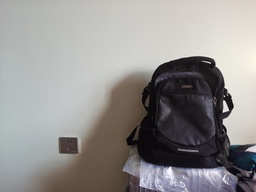
#> input picture pics/bag_left.jpg, 256 x 192 px, shrunk from 3648 x 2736 before the run
$ python main.py --pic1 pics/bag_left.jpg --pic2 pics/bag_right.jpg --pic3 pics/bag_right.jpg --pic4 pics/bag_right.jpg --pic5 pics/bag_right.jpg --pic6 pics/bag_right.jpg
#> lines starting #> are read from the running program, lines starting #| are printed output that depends on the picture
### utils.py
import cv2 as cv

READ_FLAG = cv.IMREAD_COLOR

def cv_read(img_path, flag=READ_FLAG):
#> called with img_path = 'pics/bag_left.jpg', flag = 1
    img = cv.imread(img_path, flag)
#> img is the input picture: shape (192, 256, 3); mean B, G, R 144, 145.4, 147.7
    print('reading image: {}, shape: {}'.format(img_path, img.shape))
#| reading image: pics/bag_left.jpg, shape: (192, 256, 3)
    return img

def cv_write(img_path, img):
    print('writing image: {}, shape: {}'.format(img_path, img.shape))
    cv.imwrite(img_path, img)

# [6 lines left out: function cv_show, not called in this run]

### Stitcher.py
import numpy as np
import cv2 as cv
import math
from utils import cv_show, cv_write
from homography import Homography
from matcher import Matcher
from fusion import Fusion
from define import *

class Stitcher:

    def __init__(self):
        pass

    # panoramic image stitching
    def stitch(self, images, ratio=0.75, reprojThresh=4.0, fusionMethod="default"):
#> called with ratio = 0.75, reprojThresh = 4, fusionMethod = 'poisson'
        print("==================Stitching begin==================")
        n = len(images)

        # A B C       0 -> 1 into 1 | -1 -> -2 into -2 |                                                    final: 3 // 2 = 1
        # A B C D     0 -> 1 into 1 | -1 -> -2 into -2 | 1 -> 2 into 2 |                                    final: 4 // 2 = 2
        # A B C D E   0 -> 1 into 1 | -1 -> -2 into -2 | 1 -> 2 into 2 | -2 -> -3 into -3 |                 final: 5 // 2 = 2
        # A B C D E F 0 -> 1 into 1 | -1 -> -2 into -2 | 1 -> 2 into 2 | -2 -> -3 into -3 | 2 -> 3 into 3 | final: 6 // 2 = 3

        i = cnt = 0
        reverse = True
        imageA = imageB = None
        while cnt < n - 1:
            if reverse: # imageA -> imageB
                imageA = images[i]
                imageB = images[i + 1]
                reverse = False
                print("imageA: {} -> imageB: {}".format(i, i + 1))
            else: # imageB -> imageA
                imageA = images[-i - 2]
                imageB = images[-i - 1]
                reverse = True
                print("imageB: {} -> imageA: {}".format(-i - 1, -i - 2))

            # reverse == True: imageB -> imageA (left + H[right])
            # reverse == False: imageA -> imageB (H[left] + right)

            # cylindrical projection (useless feature)
            # imageA = self.cylindricalProjection(imageA)
            # imageB = self.cylindricalProjection(imageB)

            # find the keypoints and descriptors with SIFT
            kpA, desA = self.sift(imageA)
            kpB, desB = self.sift(imageB)

            # match features between the two images
            matcher = Matcher()
            if reverse:
                matches = matcher.knnMatch(desB, desA, ratio)
            else:
                matches = matcher.knnMatch(desA, desB, ratio)

            # # compute the homography between the two sets of matched points
            if reverse:
                (H, status) = self.findHomography(kpB, kpA, matches, reprojThresh)
            else:
                (H, status) = self.findHomography(kpA, kpB, matches, reprojThresh)

            # show the matches
            # matchImage = self.drawMatches(imageA, imageB, kpA, kpB, matches, status)

            # apply a perspective transform to stitch the images together
            result = self.fusion((imageA, imageB), H, fusionMethod, reverse=reverse)
            if reverse:
                images[-i - 2] = result
                i += 1
            else:
                images[i + 1] = result
            cnt += 1
#> this loop made 4 passes
#> pass 1, in sift (call 2), `gray = cv.cvtColor(image, cv.COLOR_BGR2GRAY)`:
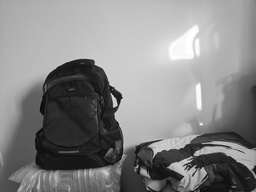
#> gray: shape (192, 256); min 5, max 255, mean 134.8
#> pass 1, in fusion, `result = cv.warpPerspective(imageA, H_pers, (w, h))`:
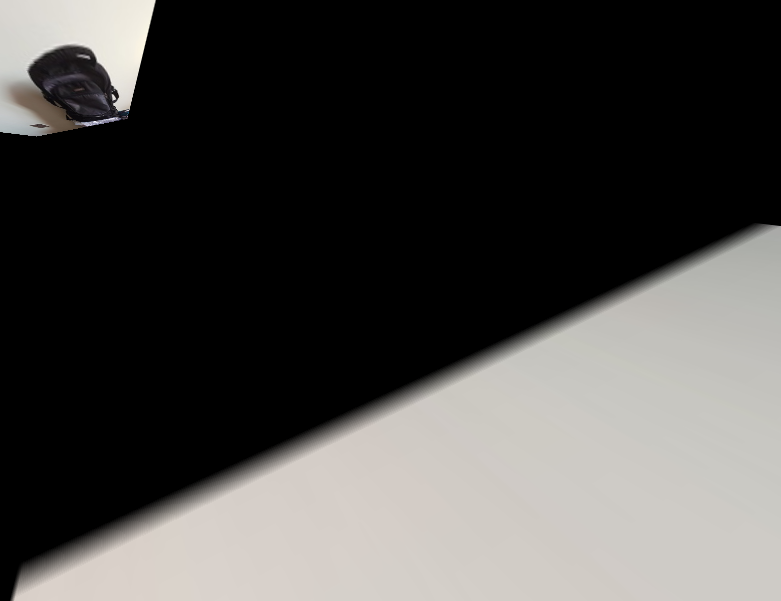
#> result: shape (601, 781, 3); mean B, G, R 70.2, 72.2, 73.6
#> pass 1, in poisson, `result = cv.seamlessClone(image, result, mask, (t[0] + (w_top - t[0]) ..`:
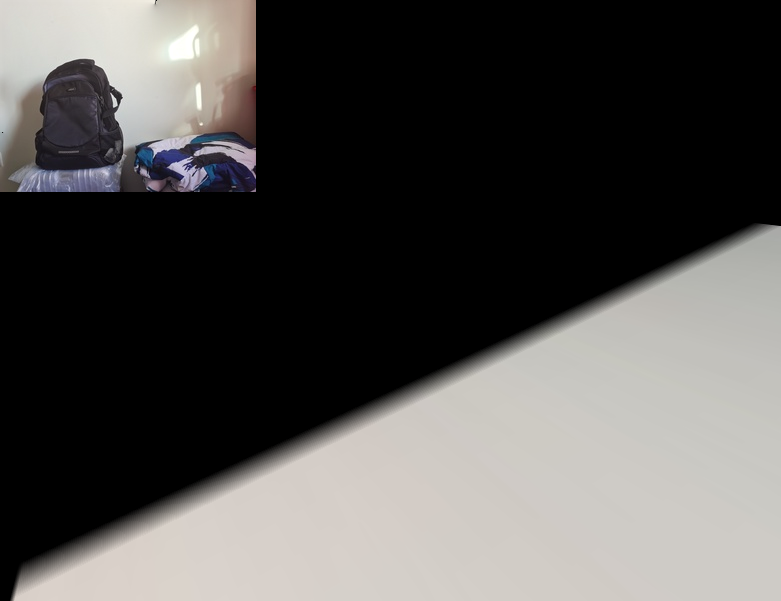
#> result: shape (601, 781, 3); mean B, G, R 79.3, 81.2, 82.9
#> after the loop:
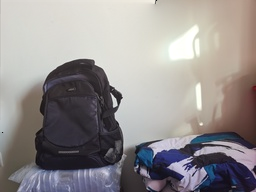
#> imageA: shape (192, 256, 3); mean B, G, R 143.6, 144, 148.8
#> after the loop:
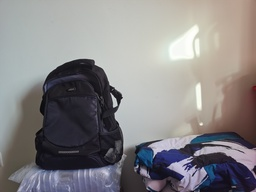
#> imageB: shape (192, 256, 3); mean B, G, R 133.9, 132.9, 135.5

        print("==================Stitching end==================")
        return images[n // 2]

    # do cylindrical projection
    # [16 lines left out: function cylindricalProjection, not called in this run]

    def sift(self, image):
        # from opencv documentation
        gray = cv.cvtColor(image, cv.COLOR_BGR2GRAY)
        descriptor = cv.SIFT_create()
        kp, des = descriptor.detectAndCompute(gray, None)
        kp = np.array([p.pt for p in kp]).astype(np.float32)
        return kp, des

    def findHomography(self, kpA, kpB, matches, reprojThresh):
        print('matches {} keypoints'.format(len(matches)))
        if len(matches) <= 4:
            print("Not enough matches are found")
            return None

        # compute the homography between the two sets of matched points
        ptsA = np.array([kpA[i] for (_, i) in matches]).astype(np.float32)
        ptsB = np.array([kpB[i] for (i, _) in matches]).astype(np.float32)

        # (H, status) = cv.findHomography(ptsA, ptsB, cv.RANSAC, reprojThresh)
        # print("opencv H: {}".format(H))

        homography = Homography()
        (H, status) = homography.findHomography(ptsA, ptsB, cv.RANSAC, reprojThresh) # H is 3x3 homography matrix
        print("our H: {}".format(H))

        return (H, status)

    def fusion(self, images, H, fusionMethod, reverse=False):
        imageA, imageB = images
        h1, w1 = imageA.shape[0], imageA.shape[1]
        h2, w2 = imageB.shape[0], imageB.shape[1]
        m1 = np.array([[[0, 0]],[[0, h1]],[[w1, h1]],[[w1, 0]]]).astype(np.float32)
        m2 = np.array([[[0, 0]],[[0, h2]],[[w2, h2]],[[w2, 0]]]).astype(np.float32)
        m2 = cv.perspectiveTransform(m2, H)
        m = np.concatenate((m1, m2), axis=0)
        xmin, ymin = (np.min(m, axis=0).ravel() - 0.5).astype(np.int32)
        xmax, ymax = (np.max(m, axis=0).ravel() + 0.5).astype(np.int32)
        t = [-xmin, -ymin]
        H_pers = np.array([[1, 0, t[0]],[0, 1, t[1]],[0, 0, 1]]).dot(H) # translate
        h, w = (ymax - ymin, xmax - xmin)

        print('h1: {}, h2: {}, w1: {}, w2: {}'.format(h1, h2, w1, w2))
        print('h: {}, w: {}'.format(h, w))
        print('t: {}'.format(t))

        result = None
        if reverse:
            result = cv.warpPerspective(imageB, H_pers, (w, h)) # 变换右侧图像
        else:
            result = cv.warpPerspective(imageA, H_pers, (w, h)) # 变换左侧图像

        img = imageA if reverse else imageB
        h_top = min(img.shape[0]+t[1], h)
        w_top = min(img.shape[1]+t[0], w)
        fusion = Fusion()
        if fusionMethod == "poisson":
            result = fusion.poisson(result, img, reverse, t, h_top, w_top)
        elif fusionMethod == "weight":
            result = fusion.weigh_fussion(result, img, reverse, t, h_top, w_top)
        elif fusionMethod == "multiband":
            result = fusion.Multiband(result, img, reverse, t, h_top, w_top)
        else:
            result = fusion.simple(result, img, reverse, t, h_top, w_top)
        print('result shape: {}'.format(result.shape))

        BOUND = 4000
        result = result[t[1]:h_top,:,:]
        result = result[:,:BOUND,:] if reverse else result[:,-BOUND:,:]
        result = self.cut(result)

        return result

    def cut(self, result):
        cnt = cut1 = cut2 = 0
        flag = False
        for j in range(0, result.shape[1]): # 从左到右
            cnt = 0
            for i in range(0, result.shape[0]): # 从上到下
                if result[i][j][0] == 0 or result[i][j][1] == 0 or result[i][j][2] == 0:
                    cnt += 1
            if flag == False and cnt < result.shape[0] * 0.8:
                cut1 = j
                flag = True
            elif flag == True and cnt >= result.shape[0] * 0.8:
                cut2 = j
                break
        if cut2 == 0:
            cut2 = result.shape[1]
        result = result[:, cut1:cut2, :]

        cnt = cut1 = cut2 = 0
        flag = False
        for i in range(0, result.shape[0]): # 从左到右
            cnt = 0
            for j in range(0, result.shape[1]): # 从上到下
                if result[i][j][0] == 0 or result[i][j][1] == 0 or result[i][j][2] == 0:
                    cnt += 1
            if flag == False and cnt < result.shape[1] * 0.3:
                cut1 = i
                flag = True
            elif flag == True and cnt >= result.shape[1] * 0.3:
                cut2 = i
                break
        if cut2 == 0:
            cut2 = result.shape[0]
        result = result[cut1:cut2:, :, :]
        return result

    # [19 lines left out: function drawMatches, not called in this run]

### fusion.py
import numpy as np
import cv2 as cv
from utils import cv_show

class Fusion:

	# 泊松融合
	def poisson(self, result, image, reverse, t, h_top, w_top):
		h, w = image.shape[:2]
		for i in range(t[1], h_top):
			for j in range(t[0], w_top):
				if result[i][j][0] == 0 or result[i][j][1] == 0 or result[i][j][2] == 0:
					result[i][j] = image[i-t[1]][j-t[0]]
		mask = 255 * np.ones((h_top - t[1], w_top - t[0]), dtype=image.dtype)
		result = cv.seamlessClone(image, result, mask, (t[0] + (w_top - t[0]) // 2, t[1] + (h_top - t[1]) // 2), cv.NORMAL_CLONE)
		return result


	# 加权融合
	# [133 lines left out: functions weigh_fussion, Multiband, simple, not called in this run]


### homography.py
import cv2 as cv
import numpy as np
import random

class Homography:
    def __init__(self):
        pass

    def checkCoLinear(self, pts):
        x1, y1 = pts[0]
        x2, y2 = pts[1]
        x3, y3 = pts[2]
        return x1*(y2-y3) + x2*(y3-y1) + x3*(y1-y2) == 0

    def doRansac(self, src_pts, dst_pts, sigma):
        # parameters init
        pre_total = 0
        max_iters = 1000
        min_iters = 300
        iters = 2000
        count = src_pts.shape[0]
        P = 0.95
        it = 0

        # result init
        res_H = np.zeros((3, 3))
        res_mask = np.zeros(count)

        while it < min(max_iters, max(iters, min_iters)):
            # select 4 points randomly
            target = random.sample(range(0, count), 4)
            src_pt4 = np.array([src_pts[pt] for pt in target])
            dst_pt4 = np.array([dst_pts[pt] for pt in target])

            # check if collinear
            flag1 = self.checkCoLinear(src_pt4[1:]) and self.checkCoLinear(src_pt4[:3])
            flag2 = self.checkCoLinear(dst_pt4[1:]) and self.checkCoLinear(dst_pt4[:3])
            if (flag1 or flag2):
                continue

            # calculate homography matrix
            mat_H = self.doKernel(src_pt4, dst_pt4)
            if mat_H is None:
                continue

            # count inliers
            cnt = 0
            tmp_mask = np.zeros(count)
            for idx in range(0, count):
                # known points
                org_x, org_y = src_pts[idx]
                tar_x, tar_y = dst_pts[idx]

                # predict points
                pre_x, pre_y, scale = np.matmul(mat_H, [org_x, org_y, 1])
                scale = 1e-15 if abs(scale) < 1e-15 else scale
                pre_x, pre_y = pre_x / scale, pre_y / scale

                # determine if inliers
                if (np.linalg.norm([pre_x - tar_x, pre_y - tar_y]) < sigma):
                    cnt += 1
                    tmp_mask[idx] = 1

            # update result
            if cnt > pre_total:
                # update parameters
                pre_total = cnt
                t = cnt / count
                iters = np.log(1 - P) / np.log(1 - (1 - t) ** 4)

                # update result
                res_H = mat_H
                res_mask = tmp_mask

            # update iterations
            it += 1

        res_mask = np.int32(res_mask.reshape(count, 1))
        print("iter: ", it)
        return res_mask

    def doKernel(self, src_pt4, dst_pt4):
        src_len = src_pt4.shape[0]
        dst_len = dst_pt4.shape[0]

        if (src_len < 4 or dst_len != src_len):
            return None

        # compute center of src and dst
        cs_x, cs_y, cd_x, cd_y = 0, 0, 0, 0
        for i in range(0, src_len):
            cs_x += src_pt4[i, 0]
            cs_y += src_pt4[i, 1]
            cd_x += dst_pt4[i, 0]
            cd_y += dst_pt4[i, 1]

        cs_x /= src_len
        cs_y /= src_len
        cd_x /= dst_len
        cd_y /= dst_len

        # remove center
        ss_x, ss_y, sd_x, sd_y = 0, 0, 0, 0
        for i in range(0, src_len):
            ss_x += np.fabs(src_pt4[i, 0] - cs_x)
            ss_y += np.fabs(src_pt4[i, 1] - cs_y)
            sd_x += np.fabs(dst_pt4[i, 0] - cd_x)
            sd_y += np.fabs(dst_pt4[i, 1] - cd_y)

        # check if zero
        EPS = np.finfo(float).eps
        if np.fabs(ss_x) < EPS or np.fabs(ss_y) < EPS or np.fabs(sd_x) < EPS or np.fabs(sd_y) < EPS:
            return None

        # calculate absolute error
        ss_x = src_len / ss_x
        ss_y = src_len / ss_y
        sd_x = dst_len / sd_x
        sd_y = dst_len / sd_y

        # scale matrixs
        mat_H = np.array([[ss_x, 0, -cs_x * ss_x], [0, ss_y, -cs_y * ss_y], [0, 0, 1]])
        mat_invH = np.array([[1.0 / sd_x, 0, cd_x], [0, 1.0 / sd_y, cd_y], [0, 0, 1]])
        mat_LtL = np.zeros((9, 9))

        for i in range(0, src_len):
            s_x = (src_pt4[i, 0] - cs_x) * ss_x
            s_y = (src_pt4[i, 1] - cs_y) * ss_y
            d_x = (dst_pt4[i, 0] - cd_x) * sd_x
            d_y = (dst_pt4[i, 1] - cd_y) * sd_y

            l_x = np.array([s_x, s_y, 1, 0, 0, 0, -s_x * d_x, -s_y * d_x, -d_x])
            l_y = np.array([0, 0, 0, s_x, s_y, 1, -s_x * d_y, -s_y * d_y, -d_y])

            for j in range(0, 9):
                for k in range(0, 9):
                    mat_LtL[j, k] += l_x[j] * l_x[k] + l_y[j] * l_y[k]

        # do SVD
        _, _, vh = np.linalg.svd(mat_LtL)
        res_H = np.matmul(np.matmul(mat_invH, vh[8].reshape((3, 3))), mat_H)
        res_H = res_H * (1.0 / res_H[2, 2])
        return res_H

    def findHomography(self, src_pts, dst_pts, method, reproj_thresh = 3):
        src_len = src_pts.shape[0]
        dst_len = dst_pts.shape[0]

        if (src_len != dst_len or src_len < 4):
            return None, None

        if (reproj_thresh <= 0):
            reproj_thresh = 3

        # public mask
        mask = np.ones((src_len, 1), dtype=np.uint32)

        if (src_len == 4 or method == 0):
            mat_H = self.doKernel(src_pts, dst_pts)
            return mat_H, mask

        # use different methods
        if (method == cv.RANSAC):
            mask = self.doRansac(src_pts, dst_pts, reproj_thresh)
        else:
            print("Unknown method for homography! Use RANSAC instead.")
            mask = self.doRansac(src_pts, dst_pts, reproj_thresh)

        # find inliers
        src_in = np.array([])
        dst_in = np.array([])
        for idx in range(0, mask.shape[0]):
            if mask[idx] == 1:
                src_in = np.append(src_in, src_pts[idx])
                dst_in = np.append(dst_in, dst_pts[idx])

        src_in = src_in.reshape((src_in.shape[0] // 2, 2))
        dst_in = dst_in.reshape((dst_in.shape[0] // 2, 2))

        # calculate homography matrix
        mat_H = self.doKernel(src_in, dst_in)

        return mat_H, mask


# [13 lines of commented-out code are left out]

### matcher.py
import cv2 as cv
import numpy as np

class Matcher:
    def __init__(self):
        pass

    def knnMatch(self, desA, desB, ratio):
        # setup the OpenCV descriptor matcher
        matcher = cv.BFMatcher()

        # use the knnMatch to match descriptors
        matches = matcher.knnMatch(desA, desB, k=2)

        # initialize the list of actual matches
        matches = [(m[0].trainIdx, m[0].queryIdx) for m in matches if len(m) == 2 and m[0].distance < m[1].distance * ratio]

        return matches

### main.py
import cv2 as cv
import numpy as np
import sys, os, math, argparse
from matplotlib import pyplot as plt
from Stitcher import Stitcher
from utils import cv_read, cv_show, cv_write
from define import *
import argparse

def parse_args():
    parser = argparse.ArgumentParser()
    parser.add_argument('--number', type=int, default=NUMBER, help='number of images to stitch')
    parser.add_argument('--pic1', type=str, default=PIC_1, help='path to the first image')
    parser.add_argument('--pic2', type=str, default=PIC_2, help='path to the second image')
    parser.add_argument('--pic3', type=str, default=PIC_3, help='path to the third image')
    parser.add_argument('--pic4', type=str, default=PIC_4, help='path to the fourth image')
    parser.add_argument('--pic5', type=str, default=PIC_5, help='path to the fifth image')
    parser.add_argument('--pic6', type=str, default=PIC_6, help='path to the sixth image')
    # 最多支持4张图片拼接
    parser.add_argument('--pic_out', type=str, default=PIC_OUT, help='path to the output image')
    parser.add_argument('--pic_cv_result', type=str, default=PIC_CV_RESULT, help='path to the output image')

    parser.add_argument('--ratio', type=float, default=0.75, help='ratio of keypoints')
    parser.add_argument('--reprojThresh', type=float, default=4.0, help='reprojection threshold')
    parser.add_argument('--fusionMethod', type=str, default=FUSION, help='method of fusion')
    return parser.parse_args()

def main():
    args = parse_args()

    # read images
    images = []
    paths = [args.pic1, args.pic2, args.pic3, args.pic4, args.pic5, args.pic6]
    for i in range(args.number):
        images.append(cv_read(paths[i]))

    # use my stitcher to stitch images
    stitcher = Stitcher()
    result = stitcher.stitch(images=images, ratio=args.ratio,
                                reprojThresh=args.reprojThresh, fusionMethod=args.fusionMethod)
    cv_write(args.pic_out, result)
#| writing image: pics/lihu/out_poisson_5.png, shape: (192, 256, 3)

if __name__ == '__main__':
    main()
